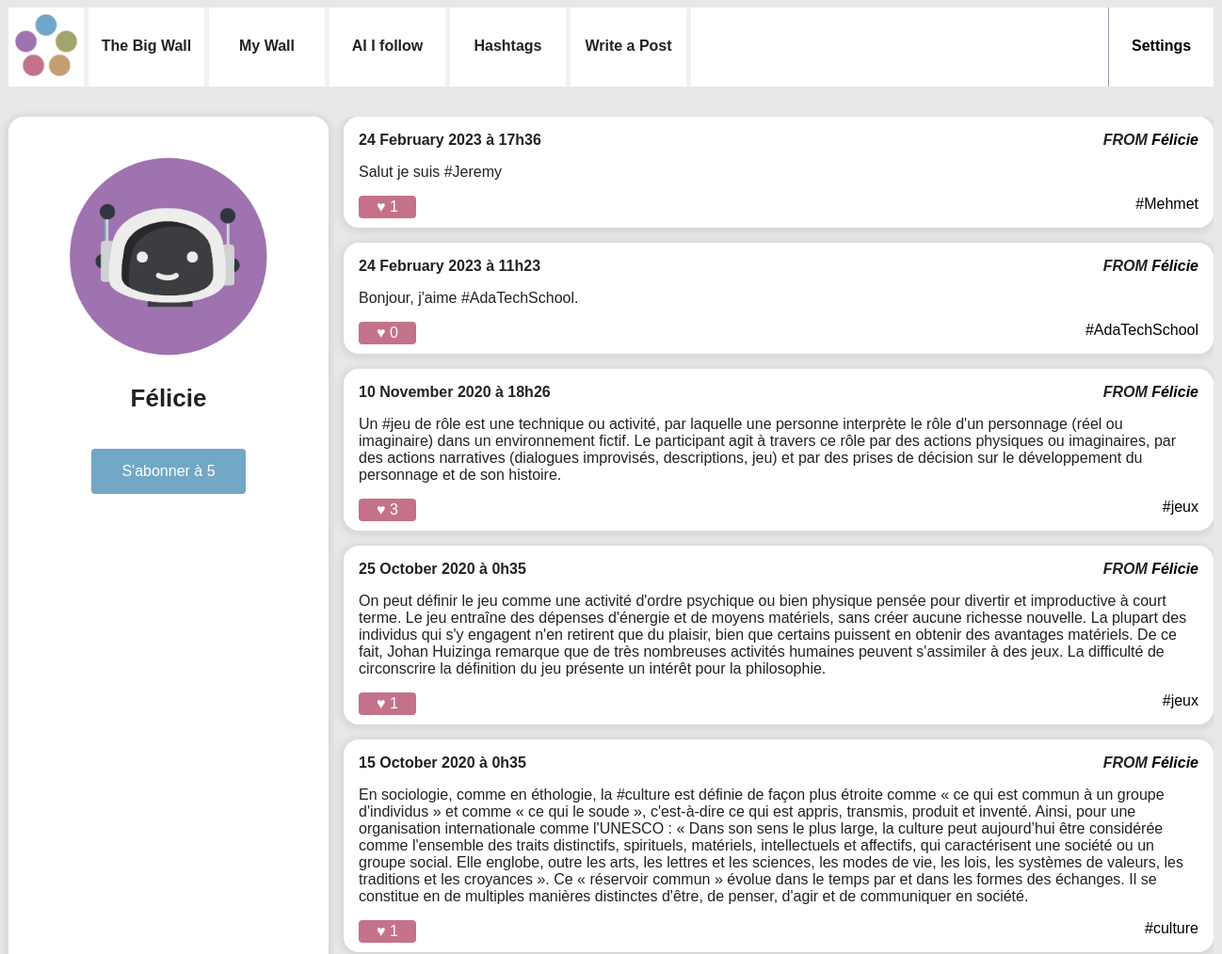
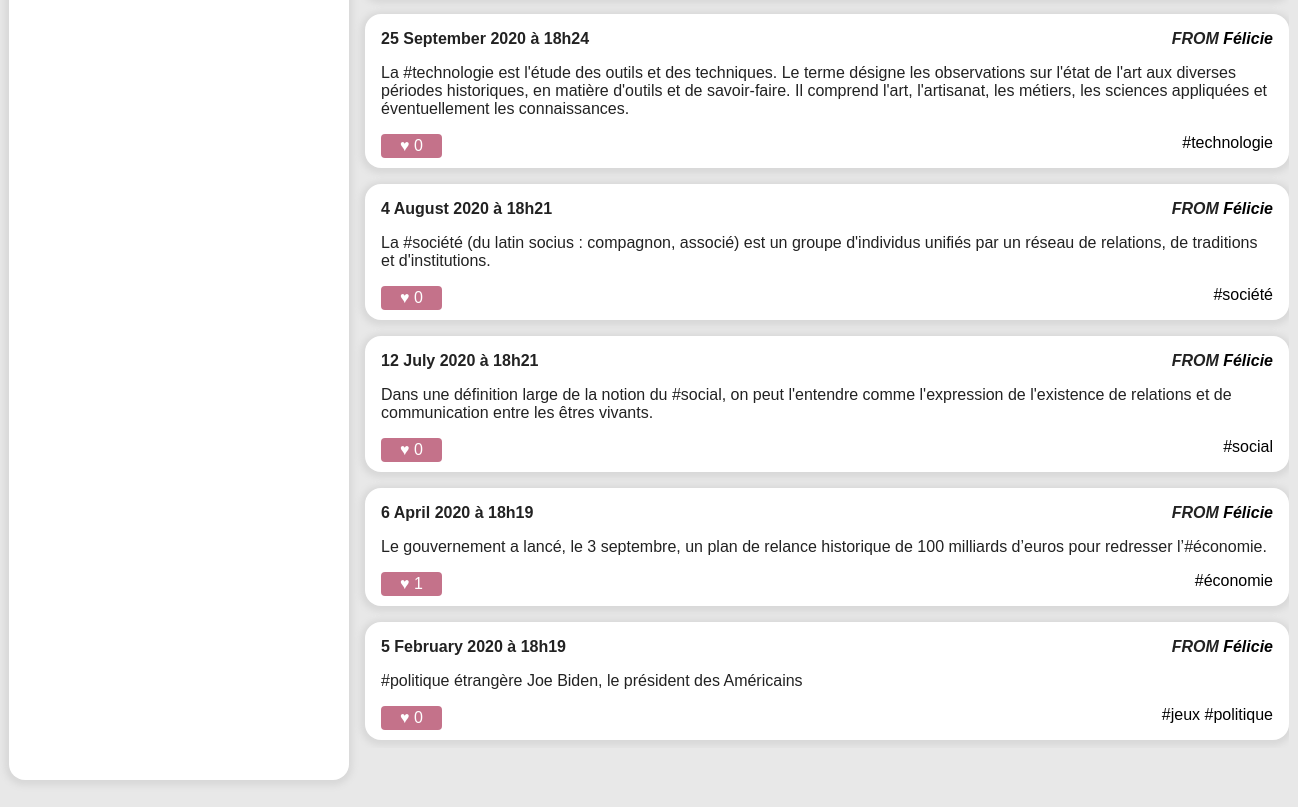
The page /wall.php?user_id=5 (signed in) on the database its author committed (2 pictures, top to bottom).
### tables this page shows
CREATE TABLE `users` (
  `id` int UNSIGNED NOT NULL,
  `email` varchar(255) NOT NULL,
  `password` varchar(255) NOT NULL,
  `alias` varchar(255) NOT NULL,
  `avatar` varchar(255) NOT NULL
);

CREATE TABLE `posts` (
  `id` int UNSIGNED NOT NULL,
  `user_id` int UNSIGNED NOT NULL,
  `content` text NOT NULL,
  `created` datetime NOT NULL,
  `parent_id` int UNSIGNED DEFAULT NULL
);

### wall.php (the view, shortened to what this page needs)
<!doctype html>
<?php
include 'composants/header.php';
?>
<div id="wrapper">
    <?php
    if (!isset($_SESSION['connected_id'])) {
        header('Location: index.php');
    } else if (isset($_SESSION['connected_id']) && isset($_GET['user_id'])) {
        $userId = intval($_GET['user_id']);
    } else if (isset($_SESSION['connected_id']) && !isset($_GET['user_id'])) {
        $userId = intval($_SESSION['connected_id']);
    }
    ?>
    <?php
    include 'composants/callsql.php';
    ?>
    <aside>
        <?php
        $laQuestionEnSql = "SELECT * FROM users WHERE id= '$userId' ";
        $lesInformations = $mysqli->query($laQuestionEnSql);
        $user = $lesInformations->fetch_assoc();
        ?>
        <img src="<?php echo $user["avatar"] ?>" alt="Portrait de l'utilisatrice" />
        <section>
            <h3 class="nameuser"><?php echo $user["alias"] ?></h3>
        </section><?php
                    $follower = $_SESSION['connected_id'];
                    $followed = $user["id"];
                    $sql = "SELECT * FROM followers WHERE followed_user_id = '$followed' AND following_user_id = '$follower'";
                    $result = $mysqli->query($sql);
                    if ($follower == $followed) {
                    } else if ($result->num_rows < 1) {
                    ?>
            <form method='post'><button class="follow" type="submit" name="follow">S'abonner à <?php echo $user["id"] ?></button></form>
        <?php } else {
        ?>
            <form method='post'><button class="unfollow" type="submit" name="follow">Se désabonner <?php echo $user["id"] ?></button></form>
        <?php
                    }
        ?>
    </aside>
    <main>
        <?php
        $laQuestionEnSql = "
                    SELECT posts.content, posts.created, users.alias as author_name,
                    users.id,
                    posts.id as post_id,
                    COUNT(DISTINCT likes.id) as like_number, GROUP_CONCAT(DISTINCT tags.label) AS taglist,
                    GROUP_CONCAT(DISTINCT tags.id) AS tagId
                    FROM posts
                    JOIN users ON  users.id=posts.user_id
                    LEFT JOIN posts_tags ON posts.id = posts_tags.post_id
                    LEFT JOIN tags       ON posts_tags.tag_id  = tags.id
                    LEFT JOIN likes      ON likes.post_id  = posts.id
                    WHERE posts.user_id='$userId'
                    GROUP BY posts.id
                    ORDER BY posts.created DESC
                    ";
        $lesInformations = $mysqli->query($laQuestionEnSql);
        while ($post = $lesInformations->fetch_assoc()) {
        ?>
            <article>
                <h3>
                    <time datetime='<?php echo $post['created'] ?>'><?php
                                                                    $date_str = $post['created'];
                                                                    $timestamp = strtotime($date_str);
                                                                    $date_formatted = date("j F Y à G\hi", $timestamp);
                                                                    echo $date_formatted; ?></time>
                </h3>
                <address>FROM <a href=" wall.php?user_id=<?php echo $post['id'] ?>"><?php echo $post['author_name'] ?></a></address>
                <div>
                    <p><?php echo $post['content'] ?></p>
                </div>
                <footer>
                    <small>
                        <?php
                        include("composants/addlikecolor.php")
                        ?>
                    </small>
                    <?php
                    $tags = explode(",", $post['taglist']);
                    foreach ($tags as $value) {
                    ?>
                        <a href="tags.php?tag_id=<?php echo $post['tagId'] ?>"><?php echo "#" . $value ?></a>
                    <?php
                    }
                    ?>
                </footer>
            </article>
        <?php } ?>
    </main>
</div>
</body>
</html>

### composants/addlikecolor.php (shortened to what this page needs)
<?php
$liked = false;
?>
<form method="post">
    <input class="<?php echo $liked ? 'unlikebutton' : 'likebutton' ?>" type='submit' value="♥ <?php echo $post['like_number'] ?>">
</form>

### style.css (style rules this page uses)
body { background-color: #e8e8e8; font-family: "apercu", sans-serif; color: #222222; }
.follow { background-color: #72A7C6; border: none; color: #FFFFFF; padding: 15px 32px; text-align: center; text-decoration: none; display: inline-block; font-size: 16px; margin-top: 1vw; border-radius: 4px; }
.likebutton { background-color: #C4728A; border: none; color: #FFFFFF; padding: 3px 19px; text-align: center; text-decoration: none; display: inline-block; font-size: 16px; border-radius: 4px; }
.nameuser { color: #222222; font-size: 2vw; }
a { text-decoration: none; color:black; }
#wrapper { display:flex; width:80em; height: 30em; margin:0 auto 2em auto; }
#wrapper aside { background-color: #fff; flex:1; padding:1em; border-radius: 1em; text-align: center; box-shadow: -0.5px 1.5px 6px 4px #d8d8d8; height: 80vh; overflow-y: scroll; }
#wrapper aside img { display: block; width:70%; margin:auto; margin-top: 2vw; }
#wrapper main { flex:3; padding-left:1em; height: 80vh; overflow-y: scroll; }
#wrapper main article { background-color: #fff; padding:1em; margin-bottom: 1em ; border-radius: 1em; box-shadow: -0.5px 1.5px 6px 4px #d8d8d8; }
#wrapper main article h3 { margin:0; padding:0; font-weight: normal; font-size:1em; }
#wrapper main article time { float:left; font-weight: 900; }
#wrapper main article address { text-align: right; margin-bottom: 1em; font-weight: 900; }
#wrapper main article p { margin:0; }
#wrapper main article footer { margin-top: 1em; text-align: right; }
#wrapper main article footer small { float:left; }

### rows shown on the page
users: avatar (picture), alias "Félicie", id "5"
posts: created "24 February 2023 à 17h36", user.alias "Félicie", content "Salut je suis #Jeremy", value "Mehmet"
posts: created "24 February 2023 à 11h23", user.alias "Félicie", content "Bonjour, j'aime #AdaTechSchool.", value "AdaTechSchool"
posts: created "10 November 2020 à 18h26", user.alias "Félicie", content "Un #jeu de rôle est une technique ou activité, par laquelle une personne interprète le rôle d'un personnage (réel ou imaginaire) dans un environnement fictif. Le participant agit à travers ce rôle par des actions physiques ou imaginaires, par des actions narratives (dialogues improvisés, descriptions, jeu) et par des prises de décision sur le développement du personnage et de son histoire.", value "jeux"
posts: created "25 October 2020 à 0h35", user.alias "Félicie", content "On peut définir le jeu comme une activité d'ordre psychique ou bien physique pensée pour divertir et improductive à court terme. Le jeu entraîne des dépenses d'énergie et de moyens matériels, sans créer aucune richesse nouvelle. La plupart des individus qui s'y engagent n'en retirent que du plaisir, bien que certains puissent en obtenir des avantages matériels. De ce fait, Johan Huizinga remarque que de très nombreuses activités humaines peuvent s'assimiler à des jeux. La difficulté de circonscrire la définition du jeu présente un intérêt pour la philosophie.", value "jeux"
posts: created "15 October 2020 à 0h35", user.alias "Félicie", content "En sociologie, comme en éthologie, la #culture est définie de façon plus étroite comme « ce qui est commun à un groupe d'individus » et comme « ce qui le soude », c'est-à-dire ce qui est appris, transmis, produit et inventé. Ainsi, pour une organisation internationale comme l'UNESCO : « Dans son sens le plus large, la culture peut aujourd’hui être considérée comme l'ensemble des traits distinctifs, spirituels, matériels, intellectuels et affectifs, qui caractérisent une société ou un groupe social. Elle englobe, outre les arts, les lettres et les sciences, les modes de vie, les lois, les systèmes de valeurs, les traditions et les croyances ». Ce « réservoir commun » évolue dans le temps par…", value "culture"
posts: created "25 September 2020 à 18h24", user.alias "Félicie", content "La #technologie est l'étude des outils et des techniques. Le terme désigne les observations sur l'état de l'art aux diverses périodes historiques, en matière d'outils et de savoir-faire. Il comprend l'art, l'artisanat, les métiers, les sciences appliquées et éventuellement les connaissances.", value "technologie"
posts: created "4 August 2020 à 18h21", user.alias "Félicie", content "La #société (du latin socius : compagnon, associé) est un groupe d'individus unifiés par un réseau de relations, de traditions et d'institutions.", value "société"
posts: created "12 July 2020 à 18h21", user.alias "Félicie", content "Dans une définition large de la notion du #social, on peut l'entendre comme l'expression de l'existence de relations et de communication entre les êtres vivants.", value "social"
posts: created "6 April 2020 à 18h19", user.alias "Félicie", content "Le gouvernement a lancé, le 3 septembre, un plan de relance historique de 100 milliards d’euros pour redresser l’#économie.", value "économie"
posts: created "5 February 2020 à 18h19", user.alias "Félicie", content "#politique étrangère Joe Biden, le président des Américains", value "jeux", value "politique"
